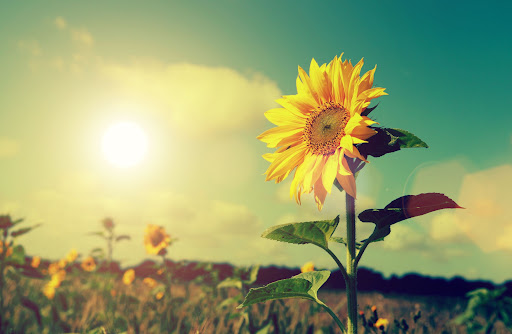
#> input picture Rotate Image/Image/sun.jpg, 512 x 334 px
$ python rotate_fill_window.py
#> lines starting #> are read from the running program, lines starting #| are printed output that depends on the picture
#> further down, img_orig is the input picture: shape (334, 512, 3); mean B, G, R 110.8, 159.7, 148.7
#| (334, 512, 3)
import cv2
import numpy as np
import matplotlib as plt


def rotate_bound(image, angle):
    # grab the dimensions of the image and then determine the
    # centre
#> called with angle = 45
    (h, w) = image.shape[:2]
#> h = 334; w = 512
    (cX, cY) = (w // 2, h // 2)
#> cX = 256; cY = 167

    # grab the rotation matrix (applying the negative of the
    # angle to rotate clockwise), then grab the sine and cosine
    # (i.e., the rotation components of the matrix)
    M = cv2.getRotationMatrix2D((cX, cY), angle, 1.0)
    cos = np.abs(M[0, 0])
#> cos = 0.707
    sin = np.abs(M[0, 1])
#> sin = 0.707

    # compute the new bounding dimensions of the image
    nW = int((h * sin) + (w * cos))
#> nW = 598
    nH = int((h * cos) + (w * sin))
#> nH = 598

    # adjust the rotation matrix to take into account translation
    M[0, 2] += (nW / 2) - cX
    M[1, 2] += (nH / 2) - cY

    # perform the actual rotation and return the image
    return cv2.warpAffine(image, M, (nW, nH))
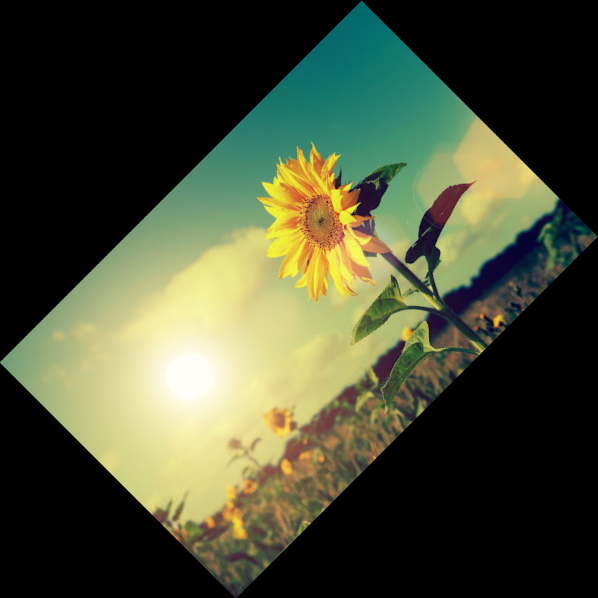
#> returned value: shape (598, 598, 3); mean of channels 0, 1, 2 53, 76.4, 71.1; drawn as B, G, R

# Original image
img_orig = cv2.imread('Image/sun.jpg')
print(img_orig.shape)
cv2.imshow('Original Image', img_orig)
# Rotated image
rotated_img = rotate_bound(img_orig, 45)
print(rotated_img.shape)
#| (598, 598, 3)
#cv2.imwrite('Image/rotate_fill.jpg', rotated_img)
cv2.imshow('Rotated Image', rotated_img)
cv2.waitKey(0)
